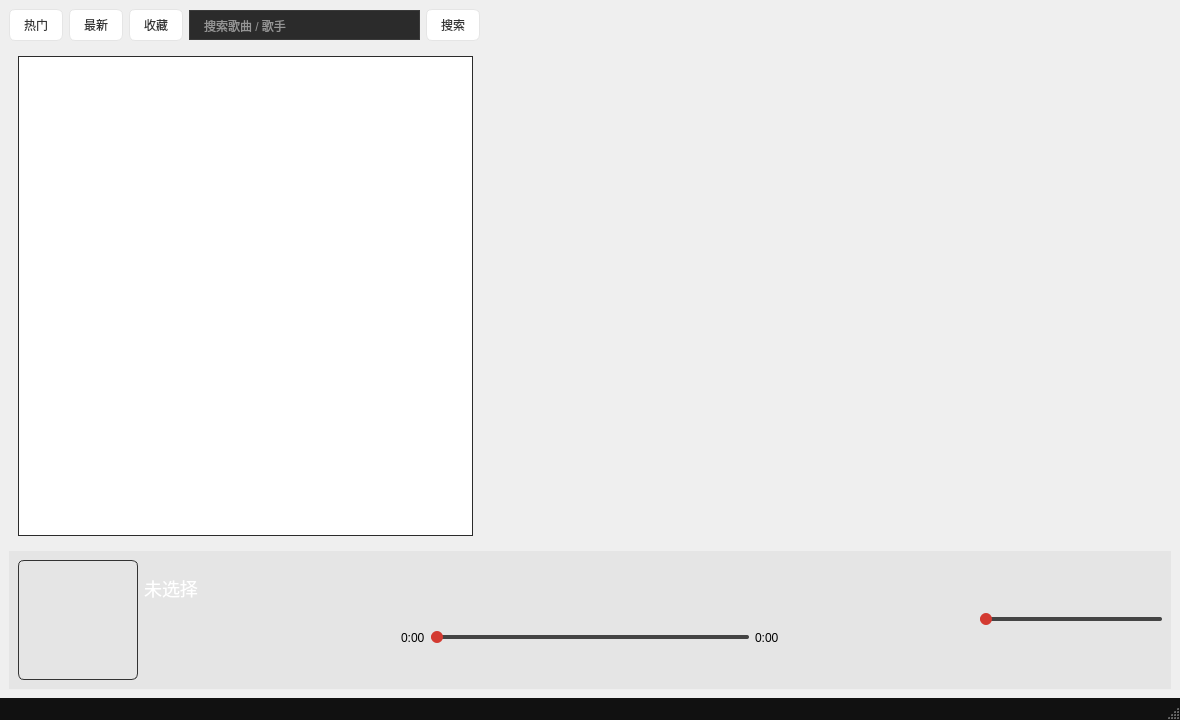
<?xml version="1.0" encoding="UTF-8"?>
<ui version="4.0">
 <class>MainWindow</class>
 <widget class="QMainWindow" name="MainWindow">
  <property name="geometry">
   <rect>
    <x>0</x>
    <y>0</y>
    <width>1180</width>
    <height>720</height>
   </rect>
  </property>
  <property name="windowTitle">
   <string>MusicCloud</string>
  </property>
  <property name="styleSheet">
   <string notr="true">/* ================================
   全局背景（网易云深色风格）
================================ */
QWidget {
    font-family: &quot;Microsoft YaHei&quot;;
}

/* ================================
   滚动条（网易云细线样式）
================================ */
QScrollBar:vertical {
    width: 6px;
    background: transparent;
    margin: 0;
}

QScrollBar::handle:vertical {
    background: #444444;
    border-radius: 3px;
}

QScrollBar::handle:vertical:hover {
    background: #666666;
}

QScrollBar::add-line,
QScrollBar::sub-line {
    height: 0;
}

/* ================================
   搜索栏（顶部圆角输入框）
================================ */
QLineEdit#editKeyword {
    background: #2b2b2b;
    border: 1px solid #3a3a3a;
    border-radius: 16px;
    padding: 6px 12px;
    color: #ffffff;
}

QLineEdit#editKeyword:focus {
    border: 1px solid #d33a31; /* 网易云红 */
}

/* ================================
   按钮（网易云红）
================================ */
QPushButton {
    background-color: #FFFFFF;      /* 默认白色 */
    color: #333333;                 /* 深灰文字 */
    border: 1px solid #E5E5E5;       /* 浅灰边框 */
    border-radius: 6px;             /* 圆角 */
    padding: 6px 14px;
}

/* 鼠标悬停 */
QPushButton:hover {
    background-color: #FFF1F1;      /* 浅红 / 微粉 */
    border: 1px solid #FFB3B3;
    color: #D33A31;                 /* 网易云红系文字 */
}

/* 按下 */
QPushButton:pressed {
    background-color: #D33A31;      /* 网易云红 */
    border: 1px solid #D33A31;
    color: #FFFFFF;                 /* 白字 */
}

/* 禁用状态（顺手给你补上） */
QPushButton:disabled {
    background-color: #F5F5F5;
    color: #AAAAAA;
    border: 1px solid #DDDDDD;
}

/* 播放按钮重点高亮 */
#btnPlayPause {
    border: none;
    color: #ffffff;
}

#btnPlayPause:hover {

}

#btnPlayPause:pressed {
    background-color: #b52e27;
}

/* 上一首/下一首按钮（圆形） */
#btnPrev, #btnNext {
    border-radius: 20px;
    padding: 6px 14px;
}

/* 停止按钮隐藏（如果你保留它） */
#btnStop {
    background-color: #2b2b2b;
}

/* ================================
   列表（搜索结果）
================================ */
QListWidget#listResults {

    border: 1px solid #2b2b2b;
}

QListWidget#listResults::item {
    height: 36px;
    padding-left: 12px;
}

QListWidget#listResults::item:selected {
    background-color: #d33a31;

}

QListWidget#listResults::item:hover {
    background-color: #E5E5E5;
}

/* ================================
   封面区域
================================ */
QLabel#labelCover {

    border: 1px solid #333333;
    border-radius: 6px;
}

QLabel#labelTitle {
    font-size: 18px;
    color: #ffffff;
}

QLabel#labelArtist {
    font-size: 14px;
    color: #bbbbbb;
}

/* ================================
   歌词区域
================================ */
QTextEdit#textLyrics {

    border: 1px solid #2a2a2a;
    padding: 12px;
}

/* ================================
   进度条 + 音量条（网易云红色）
================================ */
QSlider::groove:horizontal {
    height: 4px;
    background: #CDCDCD;
    border-radius: 2px;
}

QSlider::handle:horizontal {
    width: 12px;
    height: 12px;
    margin: -4px 0;
    border-radius: 6px;
    background: #d33a31;
}

QSlider::handle:horizontal:hover {
    background: #e9443a;
}

QSlider::sub-page:horizontal {
    background: #d33a31;
    border-radius: 2px;
}

QSlider::add-page:horizontal {
    background: #444444;
    border-radius: 2px;
}

/* ================================
   状态栏
================================ */
QStatusBar {
    background: #111111;
    color: #888888;
}
</string>
  </property>
  <widget class="QWidget" name="centralwidget">
   <layout class="QVBoxLayout" name="mainVertical">
    <item>
     <layout class="QHBoxLayout" name="searchBar">
      <item>
       <widget class="QPushButton" name="host_btn">
        <property name="styleSheet">
         <string notr="true">QPushButton {
    background-color: #FFFFFF;      /* 默认白色 */
    color: #333333;                 /* 深灰文字 */
    border: 1px solid #E5E5E5;       /* 浅灰边框 */
    border-radius: 6px;             /* 圆角 */
    padding: 6px 14px;
}

/* 鼠标悬停 */
QPushButton:hover {
    background-color: #FFF1F1;      /* 浅红 / 微粉 */
    border: 1px solid #FFB3B3;
    color: #D33A31;                 /* 网易云红系文字 */
}

/* 按下 */
QPushButton:pressed {
    background-color: #D33A31;      /* 网易云红 */
    border: 1px solid #D33A31;
    color: #FFFFFF;                 /* 白字 */
}

/* 禁用状态（顺手给你补上） */
QPushButton:disabled {
    background-color: #F5F5F5;
    color: #AAAAAA;
    border: 1px solid #DDDDDD;
}</string>
        </property>
        <property name="text">
         <string>热门</string>
        </property>
       </widget>
      </item>
      <item>
       <widget class="QPushButton" name="new_btn">
        <property name="text">
         <string>最新</string>
        </property>
       </widget>
      </item>
      <item>
       <widget class="QPushButton" name="love_btn">
        <property name="text">
         <string>收藏</string>
        </property>
       </widget>
      </item>
      <item>
       <widget class="QLineEdit" name="editKeyword">
        <property name="placeholderText">
         <string>搜索歌曲 / 歌手</string>
        </property>
       </widget>
      </item>
      <item>
       <widget class="QPushButton" name="btnSearch">
        <property name="text">
         <string>搜索</string>
        </property>
       </widget>
      </item>
      <item>
       <spacer name="horizontalSpacer_9">
        <property name="orientation">
         <enum>Qt::Horizontal</enum>
        </property>
        <property name="sizeHint" stdset="0">
         <size>
          <width>40</width>
          <height>20</height>
         </size>
        </property>
       </spacer>
      </item>
      <item>
       <spacer name="horizontalSpacer_8">
        <property name="orientation">
         <enum>Qt::Horizontal</enum>
        </property>
        <property name="sizeHint" stdset="0">
         <size>
          <width>40</width>
          <height>20</height>
         </size>
        </property>
       </spacer>
      </item>
      <item>
       <spacer name="horizontalSpacer_7">
        <property name="orientation">
         <enum>Qt::Horizontal</enum>
        </property>
        <property name="sizeHint" stdset="0">
         <size>
          <width>40</width>
          <height>20</height>
         </size>
        </property>
       </spacer>
      </item>
     </layout>
    </item>
    <item>
     <widget class="QWidget" name="widget_2" native="true">
      <layout class="QHBoxLayout" name="horizontalLayout_3" stretch="2,3">
       <item>
        <widget class="QListWidget" name="listResults"/>
       </item>
       <item>
        <widget class="LyricsWidget" name="lyricsWidget" native="true"/>
       </item>
      </layout>
     </widget>
    </item>
    <item>
     <widget class="QWidget" name="widget" native="true">
      <property name="maximumSize">
       <size>
        <width>16777215</width>
        <height>143</height>
       </size>
      </property>
      <property name="styleSheet">
       <string notr="true">background-color: #E5E5E5;</string>
      </property>
      <layout class="QHBoxLayout" name="horizontalLayout" stretch="1,1,1">
       <item>
        <layout class="QHBoxLayout" name="horizontalLayout_2">
         <item>
          <widget class="QLabel" name="labelCover">
           <property name="minimumSize">
            <size>
             <width>120</width>
             <height>120</height>
            </size>
           </property>
           <property name="maximumSize">
            <size>
             <width>120</width>
             <height>120</height>
            </size>
           </property>
           <property name="alignment">
            <set>Qt::AlignCenter</set>
           </property>
          </widget>
         </item>
         <item>
          <layout class="QVBoxLayout" name="verticalLayout_3">
           <item>
            <widget class="QLabel" name="labelTitle">
             <property name="text">
              <string>未选择</string>
             </property>
             <property name="alignment">
              <set>Qt::AlignCenter</set>
             </property>
            </widget>
           </item>
           <item>
            <widget class="QLabel" name="labelArtist">
             <property name="text">
              <string/>
             </property>
             <property name="alignment">
              <set>Qt::AlignCenter</set>
             </property>
            </widget>
           </item>
          </layout>
         </item>
         <item>
          <spacer name="horizontalSpacer">
           <property name="orientation">
            <enum>Qt::Horizontal</enum>
           </property>
           <property name="sizeHint" stdset="0">
            <size>
             <width>40</width>
             <height>20</height>
            </size>
           </property>
          </spacer>
         </item>
        </layout>
       </item>
       <item>
        <layout class="QVBoxLayout" name="verticalLayout">
         <item>
          <layout class="QHBoxLayout" name="controlsRow">
           <property name="spacing">
            <number>30</number>
           </property>
           <item>
            <spacer name="horizontalSpacer_2">
             <property name="orientation">
              <enum>Qt::Horizontal</enum>
             </property>
             <property name="sizeHint" stdset="0">
              <size>
               <width>40</width>
               <height>20</height>
              </size>
             </property>
            </spacer>
           </item>
           <item>
            <widget class="QPushButton" name="btnPrev">
             <property name="minimumSize">
              <size>
               <width>30</width>
               <height>30</height>
              </size>
             </property>
             <property name="maximumSize">
              <size>
               <width>30</width>
               <height>30</height>
              </size>
             </property>
             <property name="styleSheet">
              <string notr="true">QPushButton {
    border: none;
    border-radius: 18px;    /* 圆形按钮 */
    padding: 6px;
}

QPushButton:hover {
    background-color: #FDECEC;  /* 更淡一点 */
}

QPushButton:pressed {
    background-color: #D33A31;
}
</string>
             </property>
             <property name="text">
              <string/>
             </property>
             <property name="icon">
              <iconset resource="image.qrc">
               <normaloff>:/image/res/previous.png</normaloff>:/image/res/previous.png</iconset>
             </property>
             <property name="iconSize">
              <size>
               <width>30</width>
               <height>30</height>
              </size>
             </property>
            </widget>
           </item>
           <item>
            <spacer name="horizontalSpacer_3">
             <property name="orientation">
              <enum>Qt::Horizontal</enum>
             </property>
             <property name="sizeHint" stdset="0">
              <size>
               <width>40</width>
               <height>20</height>
              </size>
             </property>
            </spacer>
           </item>
           <item>
            <widget class="QPushButton" name="btnPlayPause">
             <property name="maximumSize">
              <size>
               <width>30</width>
               <height>30</height>
              </size>
             </property>
             <property name="sizeIncrement">
              <size>
               <width>30</width>
               <height>30</height>
              </size>
             </property>
             <property name="styleSheet">
              <string notr="true">QPushButton {
    border: none;
    border-radius: 18px;    /* 圆形按钮 */
    padding: 6px;
}

QPushButton:hover {
    background-color: #FDECEC;  /* 更淡一点 */
}

QPushButton:pressed {
    background-color: #D33A31;
}
</string>
             </property>
             <property name="text">
              <string/>
             </property>
             <property name="icon">
              <iconset resource="image.qrc">
               <normaloff>:/image/res/play.png</normaloff>:/image/res/play.png</iconset>
             </property>
             <property name="iconSize">
              <size>
               <width>30</width>
               <height>30</height>
              </size>
             </property>
            </widget>
           </item>
           <item>
            <spacer name="horizontalSpacer_4">
             <property name="orientation">
              <enum>Qt::Horizontal</enum>
             </property>
             <property name="sizeHint" stdset="0">
              <size>
               <width>40</width>
               <height>20</height>
              </size>
             </property>
            </spacer>
           </item>
           <item>
            <widget class="QPushButton" name="btnNext">
             <property name="maximumSize">
              <size>
               <width>30</width>
               <height>30</height>
              </size>
             </property>
             <property name="styleSheet">
              <string notr="true">QPushButton {
    border: none;
    border-radius: 18px;    /* 圆形按钮 */
    padding: 6px;
}

QPushButton:hover {
    background-color: #FDECEC;  /* 更淡一点 */
}

QPushButton:pressed {
    background-color: #D33A31;
}
</string>
             </property>
             <property name="text">
              <string/>
             </property>
             <property name="icon">
              <iconset resource="image.qrc">
               <normaloff>:/image/res/next.png</normaloff>:/image/res/next.png</iconset>
             </property>
             <property name="iconSize">
              <size>
               <width>30</width>
               <height>30</height>
              </size>
             </property>
            </widget>
           </item>
           <item>
            <spacer name="horizontalSpacer_5">
             <property name="orientation">
              <enum>Qt::Horizontal</enum>
             </property>
             <property name="sizeHint" stdset="0">
              <size>
               <width>40</width>
               <height>20</height>
              </size>
             </property>
            </spacer>
           </item>
          </layout>
         </item>
         <item>
          <layout class="QHBoxLayout" name="progressRow">
           <item>
            <widget class="QLabel" name="labelProgress">
             <property name="text">
              <string>0:00</string>
             </property>
            </widget>
           </item>
           <item>
            <widget class="QSlider" name="sliderPosition">
             <property name="orientation">
              <enum>Qt::Horizontal</enum>
             </property>
            </widget>
           </item>
           <item>
            <widget class="QLabel" name="labelDuration">
             <property name="text">
              <string>0:00</string>
             </property>
            </widget>
           </item>
          </layout>
         </item>
        </layout>
       </item>
       <item>
        <layout class="QVBoxLayout" name="verticalLayout_2">
         <item>
          <layout class="QHBoxLayout" name="volumeRow">
           <item>
            <spacer name="horizontalSpacer_6">
             <property name="orientation">
              <enum>Qt::Horizontal</enum>
             </property>
             <property name="sizeHint" stdset="0">
              <size>
               <width>40</width>
               <height>20</height>
              </size>
             </property>
            </spacer>
           </item>
           <item>
            <widget class="QLabel" name="labelVolume">
             <property name="maximumSize">
              <size>
               <width>30</width>
               <height>30</height>
              </size>
             </property>
             <property name="text">
              <string/>
             </property>
             <property name="pixmap">
              <pixmap resource="image.qrc">:/image/res/volume.png</pixmap>
             </property>
             <property name="scaledContents">
              <bool>true</bool>
             </property>
            </widget>
           </item>
           <item>
            <widget class="QSlider" name="sliderVolume">
             <property name="orientation">
              <enum>Qt::Horizontal</enum>
             </property>
            </widget>
           </item>
          </layout>
         </item>
        </layout>
       </item>
      </layout>
     </widget>
    </item>
   </layout>
  </widget>
  <widget class="QStatusBar" name="statusbar"/>
 </widget>
 <customwidgets>
  <customwidget>
   <class>LyricsWidget</class>
   <extends>QWidget</extends>
   <header>lyricswidget.h</header>
   <container>1</container>
  </customwidget>
 </customwidgets>
 <resources>
  <include location="image.qrc"/>
 </resources>
 <connections/>
</ui>
